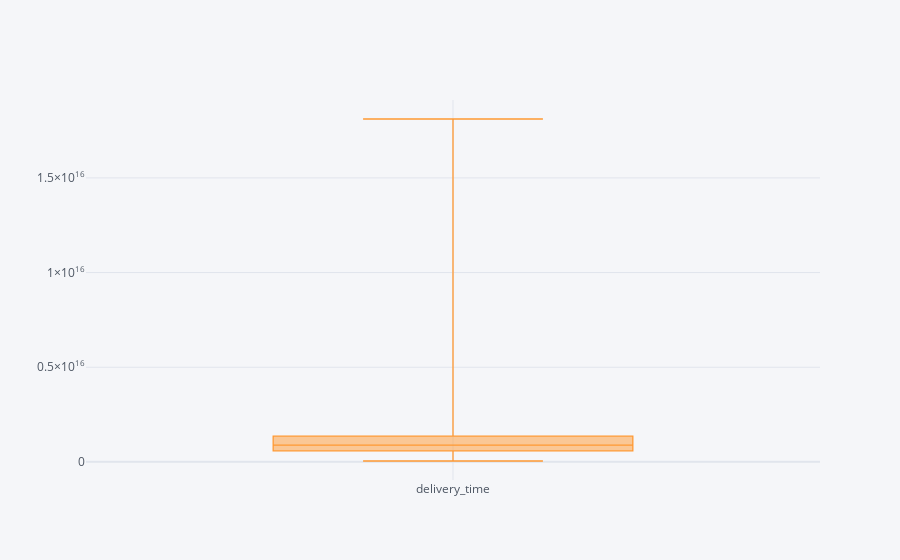

Notebook code cell kept with this figure:
### Code cell
orders['delivery_time'].iplot(kind="box")

### Figure 1 — Plotly figure (JSON) as saved in the notebook; plotly's stock layout.template omitted (floating-point values rounded to 4 significant figures; data arrays with more than 128 entries replaced by an {"elided": "..."} marker saying what was removed)
{"data": [{"boxpoints": false, "line": {"width": 1.3}, "marker": {"color": "rgba(255, 153, 51, 1.0)"}, "name": "delivery_time", "orientation": "v", "type": "box", "y": {"elided": "96461 int values"}}], "layout": {"legend": {"bgcolor": "#F5F6F9", "font": {"color": "#4D5663"}}, "paper_bgcolor": "#F5F6F9", "plot_bgcolor": "#F5F6F9", "title": {"font": {"color": "#4D5663"}}, "xaxis": {"gridcolor": "#E1E5ED", "showgrid": true, "tickfont": {"color": "#4D5663"}, "title": {"font": {"color": "#4D5663"}, "text": ""}, "zerolinecolor": "#E1E5ED"}, "yaxis": {"gridcolor": "#E1E5ED", "showgrid": true, "tickfont": {"color": "#4D5663"}, "title": {"font": {"color": "#4D5663"}, "text": ""}, "zerolinecolor": "#E1E5ED"}}}
